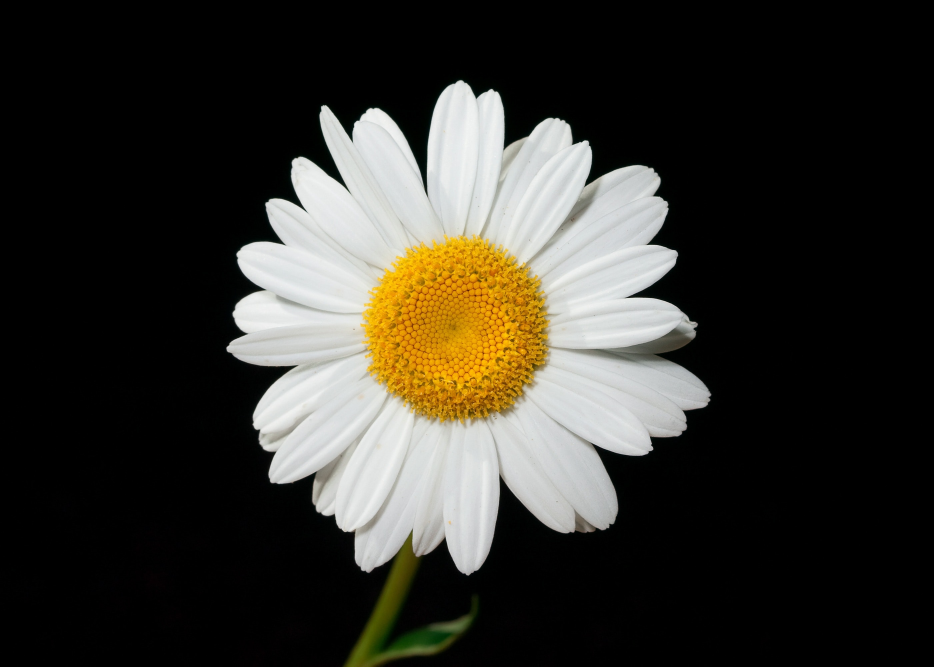
#> input picture daisy.jpg, 2800 x 2000 px (shown at 1/3 size)
$ python tmp.py
#> lines starting #> are read from the running program, lines starting #| are printed output that depends on the picture
import json
import boto3
from PIL import Image
import numpy as np


im = Image.open('daisy.jpg')
#> im is the input picture: PIL image 2800x2000 RGB; mean R, G, B 53.8, 51.6, 45
im_resized = im.resize((28, 28))
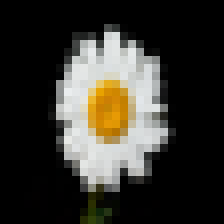
#> im_resized: PIL image 28x28 RGB (shown 8 times larger); mean R, G, B 54.1, 51.9, 45.3
im_np = np.array(im_resized)
im_np = im_np / 255.0
im_np = im_np.tolist()
#> im_np = 28 items


# Create a SageMaker client
#> (the run stopped early here; a loop or call above may not have finished)
